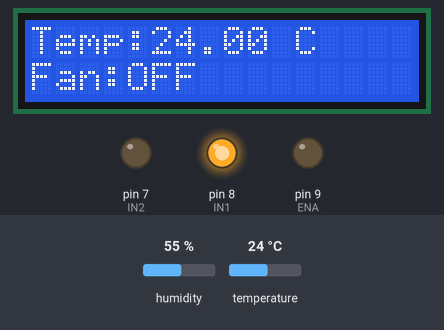
The sketch below on a simulated Arduino Uno, built with avr-gcc and run on an emulated ATmega328P. Shown: 16×2 character LCD, output pins drawn as LEDs (lit = HIGH). Inputs (shaded band) come from the test bench; at power-on: temperature 24 °C, humidity 55 %.

Above: at 1.2 s.
1.3 s: temperature set to 26 °C
At 2.5 s:
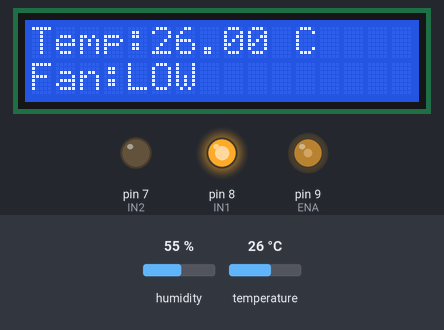
4.1 s: temperature set to 28 °C
6.9 s: temperature set to 31 °C
At 8.6 s:
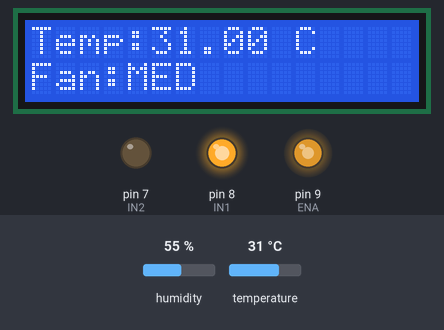
9.8 s: temperature set to 33 °C
At 11.5 s:
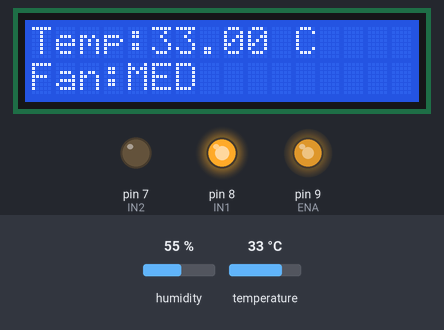
12.6 s: temperature set to 36 °C
At 16.0 s:
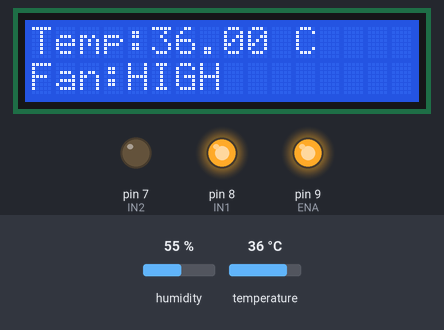
Timing chart, 0 to 17.0 s (numbered marks = the images above; inputs shaded):
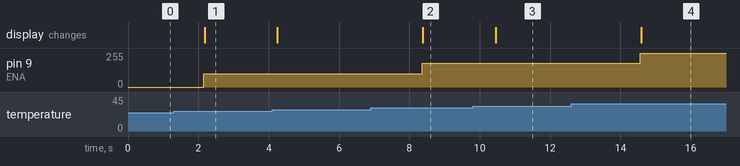

Measured:
- the behaviour switches between 24 and 25 °C on temperature (found by bisection; images 0 and 1)
- the behaviour switches between 29 and 30 °C on temperature (found by bisection; images 1 and 2)
- the behaviour switches between 34 and 35 °C on temperature (found by bisection; images 3 and 4)
- after the input at 1.3 s, pin 9 (ENA): 0/255 → 100/255 after 0.86 s; the display: changes after 0.88 s (image 1)
- after the input at 6.9 s, pin 9 (ENA): 100/255 → 180/255 after 1.5 s; the display: changes after 1.5 s (image 2)
- after the input at 9.8 s, the display: changes after 0.65 s (image 3)
- after the input at 12.6 s, pin 9 (ENA): 180/255 → 255/255 after 2.0 s; the display: changes after 2.0 s (image 4)

The sketch:

arduinouuno_ion.ino
```cpp
#include <DHT.h>
#include <Wire.h>
#include <LiquidCrystal_I2C.h>

#define DHTPIN 2
#define DHTTYPE DHT11

DHT dht(DHTPIN, DHTTYPE);
LiquidCrystal_I2C lcd(0x27,16,2);

int ENA = 9;
int IN1 = 8;
int IN2 = 7;

void setup() {
  pinMode(ENA, OUTPUT);
  pinMode(IN1, OUTPUT);
  pinMode(IN2, OUTPUT);

  dht.begin();

  lcd.init();
  lcd.backlight();

  digitalWrite(IN1, HIGH);
  digitalWrite(IN2, LOW);
}

void loop() {

  float temp = dht.readTemperature();

  int speedValue = 0;
  String statusFan;

  if(temp < 25){
    speedValue = 0;
    statusFan = "OFF";
  }
  else if(temp < 30){
    speedValue = 100;
    statusFan = "LOW";
  }
  else if(temp < 35){
    speedValue = 180;
    statusFan = "MED";
  }
  else{
    speedValue = 255;
    statusFan = "HIGH";
  }

  analogWrite(ENA, speedValue);

  lcd.clear();

  lcd.setCursor(0,0);
  lcd.print("Temp:");
  lcd.print(temp);
  lcd.print(" C");

  lcd.setCursor(0,1);
  lcd.print("Fan:");
  lcd.print(statusFan);

  delay(1000);
}
```
